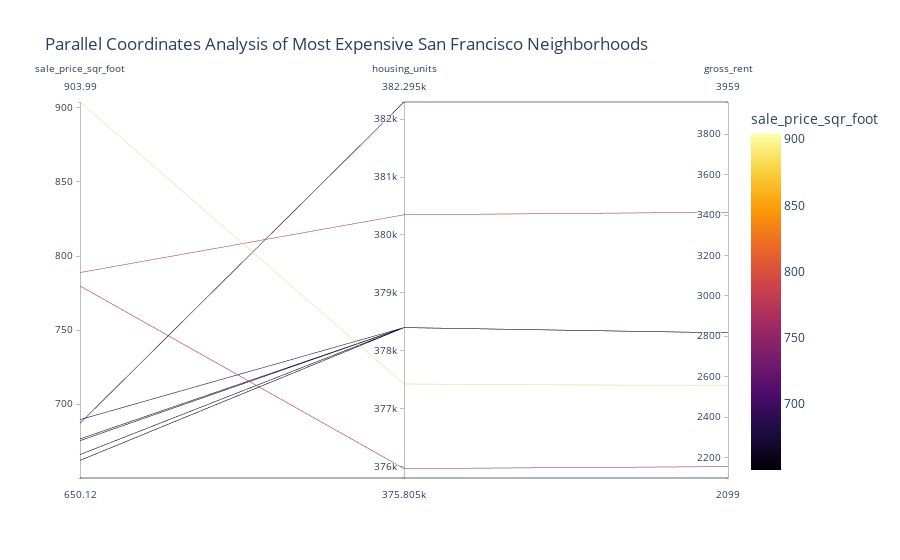

Notebook code for this chart:
### Code cell
# Parallel Coordinates Plot
px.parallel_coordinates(
    df_expensive_neighborhoods,
    color="sale_price_sqr_foot",
    color_continuous_scale=px.colors.sequential.Inferno,
    title="Parallel Coordinates Analysis of Most Expensive San Francisco Neighborhoods"

)

### Figure 1 — Plotly figure (JSON) as saved in the notebook; plotly's stock layout.template omitted (floating-point values rounded to 4 significant figures)
{"data": [{"dimensions": [{"label": "sale_price_sqr_foot", "values": [904.0, 788.8, 779.8, 689.6, 687.1, 676.5, 675.4, 666.0, 662.0, 650.1]}, {"label": "housing_units", "values": [377400.0, 380348, 376000.0, 378401, 382295, 378401, 378401, 378401, 378401, 375805]}, {"label": "gross_rent", "values": [2555.0, 3414, 2155.0, 2817.0, 3959, 2817.0, 2817.0, 2817.0, 2817.0, 2099]}], "domain": {"x": [0, 1], "y": [0, 1]}, "line": {"color": [904.0, 788.8, 779.8, 689.6, 687.1, 676.5, 675.4, 666.0, 662.0, 650.1], "coloraxis": "coloraxis"}, "name": "", "type": "parcoords"}], "layout": {"coloraxis": {"colorbar": {"title": {"text": "sale_price_sqr_foot"}}, "colorscale": [[0, "#000004"], [0.1111, "#1b0c41"], [0.2222, "#4a0c6b"], [0.3333, "#781c6d"], [0.4444, "#a52c60"], [0.5556, "#cf4446"], [0.6667, "#ed6925"], [0.7778, "#fb9b06"], [0.8889, "#f7d13d"], [1, "#fcffa4"]]}, "legend": {"tracegroupgap": 0}, "title": {"text": "Parallel Coordinates Analysis of Most Expensive San Francisco Neighborhoods"}}}
